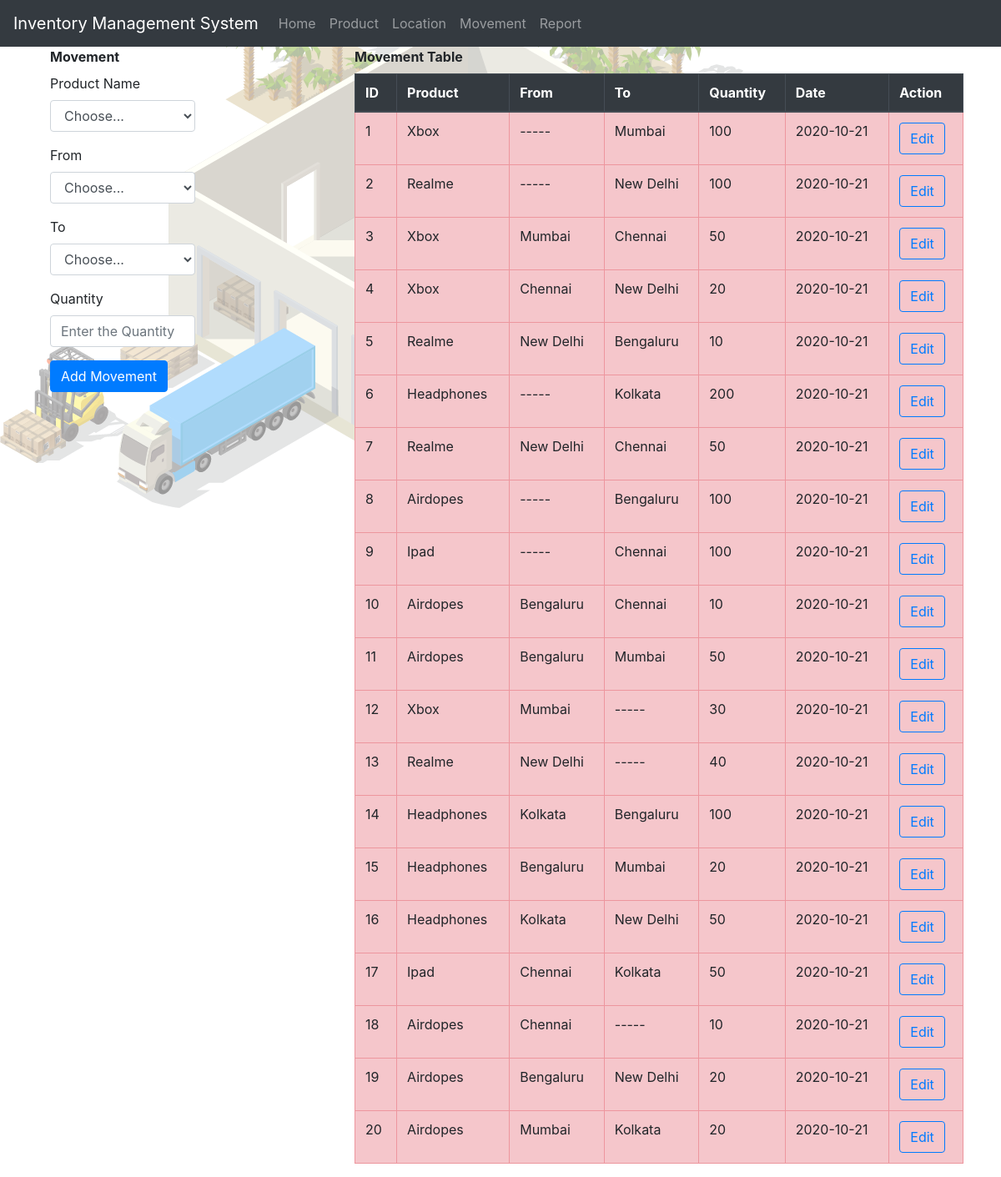
Page /product_movement on the committed database.
### app.py (models this page shows, shortened)
class Movement(db.Model):
    _id = db.Column( db.Integer, primary_key=True)
    timestamp = db.Column(db.DateTime, default=datetime.utcnow)
    from_location = db.Column(db.String(100))
    to_location = db.Column(db.String(100))
    product_name = db.Column(db.String(100))
    product_id = db.Column(db.Integer, nullable=False)
    product_qty = db.Column(db.Integer, nullable=False)

### app.py (the view, shortened to what this page needs)
@app.route("/product_movement",methods =["GET","POST"] )
def movement():
    movements = Movement.query.all()
    return render_template("product_movement.html",movements =movements,products= Product.query.all(),locations = Location.query.all())

### templates/product_movement.html (shortened to what this page needs)
{% extends 'index.html' %}
{% block content %}
<div class="container">
  <div class="row row-cols-2">
    <div class="col-sm-4">
      <form action="{{ url_for('movement') }}" method="POST">
        <div class="form-group col-md-7">
          <label for="product_move"><b>Movement</b></label>
            <label for="product_move">Product Name</label>
            <select id="product_move" name="product_name" class="form-control">
              <option value="Choose...">Choose...</option>
            </select>
          </div>
          <div class="form-group col-md-7">
            <label for="from_loc">From</label>
            <select id="from_loc" name="from_location" class="form-control">
              <option value="Choose...">Choose...</option>
            </select>
          </div>
          <div class="form-group col-md-7">
            <label for="inputTo">To</label>
            <select id="to_loc" name="to_location" class="form-control">
              <option value="Choose...">Choose...</option>
            </select>
          </div>
          <div class="form-group col-md-7">
            <label for="inputQuantity">Quantity</label>
            <input type="text" class="form-control" name="product_qty" id="inputQuantity" placeholder="Enter the Quantity" pattern="\d*" title="Numbers Only Please" required>
          </div>
          <div class="form-group col-md-6">
            <button type="submit" class="btn btn-primary">Add Movement</button>
          </div>
      </form>
    </div>
    <div class="col-sm-8">
      <label for="product_move"><b>Movement Table</b></label>
      <table class="table table-hover table-bordered table-danger">
        <thead class="thead-dark">
          <tr>
            <th scope="col">ID</th>
            <th scope="col">Product</th>
            <th scope="col">From</th>
            <th scope="col">To</th>
            <th scope="col">Quantity</th>
            <th scope="col">Date</th>
            <th scope="col">Action</th>
          </tr>
        </thead>
        <tbody>
          {% for movement in movements %}
          <tr>
            <td> {{ loop.index }} </td>
            <td>{{ movement.product_name }}</td>
            {% if movement.from_location  == "Choose..." %}
              <td>-----</td>
            {% else %}
              <td>{{ movement.from_location }}</td>
            {% endif %}
            {% if movement.to_location  == "Choose..." %}
              <td>-----</td>
            {% else %}
              <td>{{ movement.to_location }}</td>
            {% endif %}
            <td>{{ movement.product_qty }}</td>
            <td>{{ movement.timestamp.date() }}</td>
            <td>
              <button type="button" class="btn btn-outline-primary" data-toggle="modal" data-target="#editMovement{{movement._id}}" >Edit</button>
            </td>
        </tr>
        {% endfor %}
        </tbody>
  </table>
    </div>
  </div>
</div>
{% endblock %}

### rows in the picture
Movement: product_name "Xbox", to_location "Mumbai", product_qty "100", timestamp "2020-10-21"
Movement: product_name "Realme", to_location "New Delhi", product_qty "100", timestamp "2020-10-21"
Movement: product_name "Xbox", from_location "Mumbai", to_location "Chennai", product_qty "50", timestamp "2020-10-21"
Movement: product_name "Xbox", from_location "Chennai", to_location "New Delhi", product_qty "20", timestamp "2020-10-21"
Movement: product_name "Realme", from_location "New Delhi", to_location "Bengaluru", product_qty "10", timestamp "2020-10-21"
Movement: product_name "Headphones", to_location "Kolkata", product_qty "200", timestamp "2020-10-21"
Movement: product_name "Realme", from_location "New Delhi", to_location "Chennai", product_qty "50", timestamp "2020-10-21"
Movement: product_name "Airdopes", to_location "Bengaluru", product_qty "100", timestamp "2020-10-21"
Movement: product_name "Ipad", to_location "Chennai", product_qty "100", timestamp "2020-10-21"
Movement: product_name "Airdopes", from_location "Bengaluru", to_location "Chennai", product_qty "10", timestamp "2020-10-21"
Movement: product_name "Airdopes", from_location "Bengaluru", to_location "Mumbai", product_qty "50", timestamp "2020-10-21"
Movement: product_name "Xbox", from_location "Mumbai", product_qty "30", timestamp "2020-10-21"
Movement: product_name "Realme", from_location "New Delhi", product_qty "40", timestamp "2020-10-21"
Movement: product_name "Headphones", from_location "Kolkata", to_location "Bengaluru", product_qty "100", timestamp "2020-10-21"
Movement: product_name "Headphones", from_location "Bengaluru", to_location "Mumbai", product_qty "20", timestamp "2020-10-21"
Movement: product_name "Headphones", from_location "Kolkata", to_location "New Delhi", product_qty "50", timestamp "2020-10-21"
Movement: product_name "Ipad", from_location "Chennai", to_location "Kolkata", product_qty "50", timestamp "2020-10-21"
Movement: product_name "Airdopes", from_location "Chennai", product_qty "10", timestamp "2020-10-21"
Movement: product_name "Airdopes", from_location "Bengaluru", to_location "New Delhi", product_qty "20", timestamp "2020-10-21"
Movement: product_name "Airdopes", from_location "Mumbai", to_location "Kolkata", product_qty "20", timestamp "2020-10-21"
